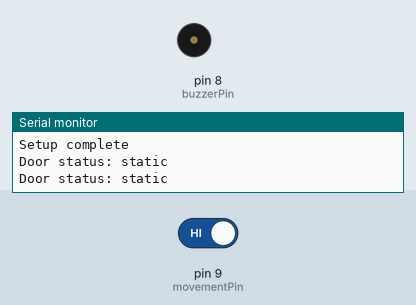
The sketch below on a simulated Arduino Uno, built with avr-gcc and run on an emulated ATmega328P. Parts: buzzer (waves = sounding, pin HIGH), the last lines printed to the serial monitor. Inputs (shaded band) come from the test bench; at power-on: pin 9 (movementPin) HIGH.

Above: at 1.8 s.
1.9 s: pin 9 (movementPin) driven LOW
At 2.7 s:
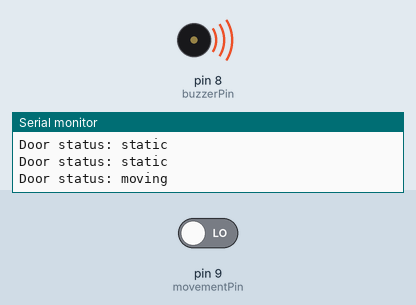
Timing chart, 0 to 9.5 s (numbered marks = the images above; inputs shaded):
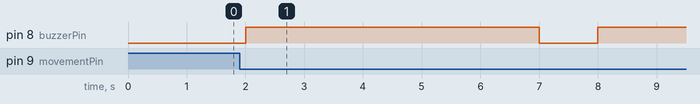

The sketch:

motion_alarm.ino
```cpp
int movementPin = 9;
int buttonPin = 10;
int buzzerPin = 8;

void setup() {
  pinMode(movementPin, INPUT);
  pinMode(buttonPin, INPUT);
  pinMode(buzzerPin, OUTPUT);
  Serial.begin(9600);
  Serial.println("Setup complete");
}

void loop() {
  Serial.print("Door status: ");
  Serial.println(digitalRead(movementPin) == LOW ? "moving" : "static");
  if(digitalRead(movementPin) == LOW) {
    digitalWrite(buzzerPin, HIGH);
    delay(5000);
    digitalWrite(buzzerPin, LOW);
  }
  delay(1000);
}
```

Measured:
- after the input at 1.9 s, pin 8 (buzzerPin): LOW → HIGH after 0.10 s, → LOW 5.0 s later, → HIGH 1.0 s later
